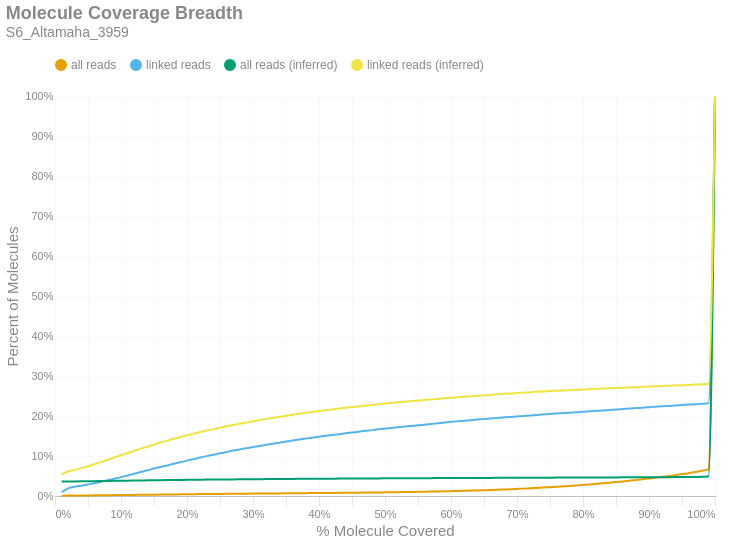

The code cell stored with this chart in its notebook:
### Markdown cell above
### Molecule Read Coverage
This chart shows molecule coverage breadth as computed by the number of bases aligned to that molecule. In other words, "*how much of each unique long molecule is actually sequenced/aligned?*" Keep in mind there is a distinction between sequences and alignments, since some sequences belonging to a particular molecule may not align well and wouldn't appear in the alignment data. This chart also shows molecule coverage breadth as computed by the *inferred fragment* from which the aligned sequences originate. Unlike read coverage, this calculation takes into account the total insert size, including unsequenced gaps between the forward and reverse reads. Like the previous figures, these are cumulative percents.

### Code cell
if SKIPLR:
    print_html(f"Skipped")
else:
    binned_df = consolidated_hist(valids['coverage_bp'], mask, 0.01, True)
    binned_df_inf = consolidated_hist(valids['coverage_inserts'], mask, 0.01, True)
    binned_df = binned_df.with_columns(pl.lit(binned_df_inf['all reads (cumsum)']).alias('all reads (inferred)'))
    binned_df = binned_df.with_columns(pl.lit(binned_df_inf['linked reads (cumsum)']).alias('linked reads (inferred)'))
    binned_df = binned_df.with_columns(
        (pl.col('bin').cast(pl.Float64) + 0.01).alias('right_edge')
    )

    with SafeRender(binned_df):
        (
            density_plot(binned_df, 'Molecule Coverage Breadth', samplename, 'molcov', ['all reads (inferred)','linked reads (inferred)'])
            .encode(
                #x=alt.X('bin:Q', title="% Molecule Covered").axis(format = '%').scale(padding=0),
                x=alt.X('right_edge:Q', title="% Molecule Covered").axis(format='%').scale(padding=0),
                y=alt.Y('value:Q', title='Percent of Molecules')
                    .axis(format='%')
                    .stack(False)
                    .scale(domainMin=0, padding=0),
                color=alt.Color("key:N").scale(domain = ["all reads", "linked reads", "all reads (inferred)", "linked reads (inferred)"]),
                tooltip = [
                    alt.Tooltip("key:N", title = "Data Type"),
                    alt.Tooltip("range_label:N", title="% Molecule Covered"),
                    alt.Tooltip("value:Q", format = ".2%", title="% Molecules")
                ]
            )
        ).display()

### Figure 1 — Vega-Lite specification as saved in the notebook (floating-point values rounded to 4 significant figures)
{"width": "container", "height": 400, "config": {"title": {"anchor": "start", "dy": -15, "fontSize": 18, "color": "#888888", "subtitleColor": "#888888", "subtitleFontSize": 14}, "arc": {"fill": "#0072B2"}, "axis": {"domainColor": "#888888", "domainWidth": 0.5, "gridWidth": 0.2, "grid": false, "titleFontWeight": 400, "titleFontSize": 15, "labelFontSize": 11, "labelColor": "#888888", "tickColor": "#888888", "tickWidth": 0.2, "titleColor": "#888888"}, "axisBand": {"grid": false}, "axisX": {"grid": true, "tickSize": 10, "domainCap": "round"}, "axisY": {"domain": false, "grid": true, "tickSize": 0, "domainCap": "round"}, "background": "transparent", "header": {"labelFontSize": 15, "labelColor": "#888888", "titleFontSize": 15, "titleFontWeight": 600, "titleColor": "#888888"}, "legend": {"labelFont": "sans-serif", "labelFontSize": 12, "labelColor": "#888888", "symbolSize": 100, "symbolType": "circle", "titleFontSize": 12, "titlePadding": 10, "titleColor": "#888888", "title": null, "orient": "top"}, "range": {"category": ["#E69F00", "#56B4E9", "#009E73", "#F0E442", "#0072B2", "#D55E00", "#CC79A7", "#000000"], "diverging": ["#cfe8f3", "#a2d4ec", "#73bfe2", "#46abdb", "#1696d2", "#12719e"]}, "area": {"fill": "#0072B2", "fillOpacity": 0.7, "line": true, "strokeOpacity": 0.7}, "line": {"color": "#0072B2", "stroke": "#0072B2", "strokeWidth": 2}, "trail": {"color": "#0072B2", "stroke": "#0072B2", "strokeWidth": 0, "size": 1}, "point": {"filled": true, "fillOpacity": 1.0, "size": 95}, "text": {"color": "#888888", "fontSize": 11, "align": "right", "fontWeight": 400, "size": 11}, "bar": {"fill": "#0072B2", "stroke": null}, "view": {"stroke": null, "continuousWidth": 660, "continuousHeight": 400}}, "data": {"name": "data-6511470c62c84f540f448e058c0c20a6"}, "mark": {"type": "line", "interpolate": "monotone", "point": {"opacity": 0, "size": 275}}, "encoding": {"color": {"field": "key", "scale": {"domain": ["all reads", "linked reads", "all reads (inferred)", "linked reads (inferred)"]}, "type": "nominal"}, "tooltip": [{"field": "key", "title": "Data Type", "type": "nominal"}, {"field": "range_label", "title": "% Molecule Covered", "type": "nominal"}, {"field": "value", "format": ".2%", "title": "% Molecules", "type": "quantitative"}], "x": {"axis": {"format": "%"}, "field": "right_edge", "scale": {"padding": 0}, "title": "% Molecule Covered", "type": "quantitative"}, "y": {"axis": {"format": "%"}, "field": "value", "scale": {"domainMin": 0, "padding": 0}, "stack": false, "title": "Percent of Molecules", "type": "quantitative"}}, "params": [{"name": "param_c36ac31b6afebe62", "select": {"type": "point", "fields": ["key"]}, "bind": "legend"}], "title": {"text": "Molecule Coverage Breadth", "subtitle": "S6_Altamaha_3959"}, "transform": [{"fold": ["all reads (cumsum)", "linked reads (cumsum)", "all reads (inferred)", "linked reads (inferred)"]}, {"calculate": "replace(datum.key, ' (cumsum)', '')", "as": "key"}, {"filter": {"param": "param_c36ac31b6afebe62"}}], "usermeta": {"embedOptions": {"downloadFileName": "S6_Altamaha_3959.molcov"}}, "$schema": "https://vega.github.io/schema/vega-lite/v6.1.0.json", "datasets": {"data-6511470c62c84f540f448e058c0c20a6": [{"bin": "0.0", "interval": "0.0-0.01", "all reads": 0.0004742, "linked reads": 0.00943, "all reads (cumsum)": 0.0004742, "linked reads (cumsum)": 0.00943, "range_label": "0.0-0.01", "all reads (inferred)": 0.03594, "linked reads (inferred)": 0.05443, "right_edge": 0.01}, {"bin": "0.01", "interval": "0.01-0.02", "all reads": 0.0004718, "linked reads": 0.009674, "all reads (cumsum)": 0.000946, "linked reads (cumsum)": 0.0191, "range_label": "0.01-0.02", "all reads (inferred)": 0.03625, "linked reads (inferred)": 0.06131, "right_edge": 0.02}, {"bin": "0.02", "interval": "0.02-0.03", "all reads": 0.0002137, "linked reads": 0.004019, "all reads (cumsum)": 0.00116, "linked reads (cumsum)": 0.02312, "range_label": "0.02-0.03", "all reads (inferred)": 0.03644, "linked reads (inferred)": 0.06537, "right_edge": 0.03}, {"bin": "0.03", "interval": "0.03-0.04", "all reads": 0.0001498, "linked reads": 0.002672, "all reads (cumsum)": 0.001309, "linked reads (cumsum)": 0.02579, "range_label": "0.03-0.04", "all reads (inferred)": 0.03665, "linked reads (inferred)": 0.06968, "right_edge": 0.04}, {"bin": "0.04", "interval": "0.04-0.05", "all reads": 0.0001659, "linked reads": 0.003017, "all reads (cumsum)": 0.001475, "linked reads (cumsum)": 0.02881, "range_label": "0.04-0.05", "all reads (inferred)": 0.03686, "linked reads (inferred)": 0.07442, "right_edge": 0.05}, {"bin": "0.05", "interval": "0.05-0.06", "all reads": 0.000159, "linked reads": 0.003106, "all reads (cumsum)": 0.001634, "linked reads (cumsum)": 0.03192, "range_label": "0.05-0.06", "all reads (inferred)": 0.03711, "linked reads (inferred)": 0.07972, "right_edge": 0.06}, {"bin": "0.06", "interval": "0.06-0.07", "all reads": 0.00018, "linked reads": 0.003741, "all reads (cumsum)": 0.001814, "linked reads (cumsum)": 0.03566, "range_label": "0.06-0.07", "all reads (inferred)": 0.03737, "linked reads (inferred)": 0.08528, "right_edge": 0.07}, {"bin": "0.07", "interval": "0.07-0.08", "all reads": 0.0001834, "linked reads": 0.003774, "all reads (cumsum)": 0.001998, "linked reads (cumsum)": 0.03943, "range_label": "0.07-0.08", "all reads (inferred)": 0.03762, "linked reads (inferred)": 0.09069, "right_edge": 0.08}, {"bin": "0.08", "interval": "0.08-0.09", "all reads": 0.0001966, "linked reads": 0.003986, "all reads (cumsum)": 0.002194, "linked reads (cumsum)": 0.04342, "range_label": "0.08-0.09", "all reads (inferred)": 0.03787, "linked reads (inferred)": 0.09639, "right_edge": 0.09}, {"bin": "0.09", "interval": "0.09-0.1", "all reads": 0.0001834, "linked reads": 0.003763, "all reads (cumsum)": 0.002378, "linked reads (cumsum)": 0.04718, "range_label": "0.09-0.1", "all reads (inferred)": 0.03813, "linked reads (inferred)": 0.1019, "right_edge": 0.1}, {"bin": "0.1", "interval": "0.1-0.11", "all reads": 0.0001952, "linked reads": 0.00403, "all reads (cumsum)": 0.002573, "linked reads (cumsum)": 0.05121, "range_label": "0.1-0.11", "all reads (inferred)": 0.03836, "linked reads (inferred)": 0.1072, "right_edge": 0.11}, {"bin": "0.11", "interval": "0.11-0.12", "all reads": 0.0002069, "linked reads": 0.004264, "all reads (cumsum)": 0.00278, "linked reads (cumsum)": 0.05548, "range_label": "0.11-0.12", "all reads (inferred)": 0.03863, "linked reads (inferred)": 0.1129, "right_edge": 0.12}, {"bin": "0.12", "interval": "0.12-0.13", "all reads": 0.0002064, "linked reads": 0.004386, "all reads (cumsum)": 0.002986, "linked reads (cumsum)": 0.05986, "range_label": "0.12-0.13", "all reads (inferred)": 0.03888, "linked reads (inferred)": 0.1184, "right_edge": 0.13}, {"bin": "0.13", "interval": "0.13-0.14", "all reads": 0.0002078, "linked reads": 0.004342, "all reads (cumsum)": 0.003194, "linked reads (cumsum)": 0.0642, "range_label": "0.13-0.14", "all reads (inferred)": 0.0391, "linked reads (inferred)": 0.1233, "right_edge": 0.14}, {"bin": "0.14", "interval": "0.14-0.15", "all reads": 0.0002059, "linked reads": 0.00442, "all reads (cumsum)": 0.0034, "linked reads (cumsum)": 0.06862, "range_label": "0.14-0.15", "all reads (inferred)": 0.03934, "linked reads (inferred)": 0.1287, "right_edge": 0.15}, {"bin": "0.15", "interval": "0.15-0.16", "all reads": 0.0001883, "linked reads": 0.003885, "all reads (cumsum)": 0.003588, "linked reads (cumsum)": 0.07251, "range_label": "0.15-0.16", "all reads (inferred)": 0.03958, "linked reads (inferred)": 0.1338, "right_edge": 0.16}, {"bin": "0.16", "interval": "0.16-0.17", "all reads": 0.0001825, "linked reads": 0.003897, "all reads (cumsum)": 0.003771, "linked reads (cumsum)": 0.0764, "range_label": "0.16-0.17", "all reads (inferred)": 0.03979, "linked reads (inferred)": 0.1385, "right_edge": 0.17}, {"bin": "0.17", "interval": "0.17-0.18", "all reads": 0.0001942, "linked reads": 0.004119, "all reads (cumsum)": 0.003965, "linked reads (cumsum)": 0.08052, "range_label": "0.17-0.18", "all reads (inferred)": 0.04, "linked reads (inferred)": 0.1431, "right_edge": 0.18}, {"bin": "0.18", "interval": "0.18-0.19", "all reads": 0.0001873, "linked reads": 0.003941, "all reads (cumsum)": 0.004152, "linked reads (cumsum)": 0.08447, "range_label": "0.18-0.19", "all reads (inferred)": 0.04019, "linked reads (inferred)": 0.1473, "right_edge": 0.19}, {"bin": "0.19", "interval": "0.19-0.2", "all reads": 0.0001893, "linked reads": 0.003974, "all reads (cumsum)": 0.004342, "linked reads (cumsum)": 0.08844, "range_label": "0.19-0.2", "all reads (inferred)": 0.0404, "linked reads (inferred)": 0.1519, "right_edge": 0.2}, {"bin": "0.2", "interval": "0.2-0.21", "all reads": 0.0001791, "linked reads": 0.003785, "all reads (cumsum)": 0.004521, "linked reads (cumsum)": 0.09222, "range_label": "0.2-0.21", "all reads (inferred)": 0.04059, "linked reads (inferred)": 0.156, "right_edge": 0.21}, {"bin": "0.21", "interval": "0.21-0.22", "all reads": 0.0001859, "linked reads": 0.003941, "all reads (cumsum)": 0.004707, "linked reads (cumsum)": 0.09617, "range_label": "0.21-0.22", "all reads (inferred)": 0.04076, "linked reads (inferred)": 0.1598, "right_edge": 0.22}, {"bin": "0.22", "interval": "0.22-0.23", "all reads": 0.0001678, "linked reads": 0.003551, "all reads (cumsum)": 0.004874, "linked reads (cumsum)": 0.09972, "range_label": "0.22-0.23", "all reads (inferred)": 0.04094, "linked reads (inferred)": 0.1638, "right_edge": 0.23}, {"bin": "0.23", "interval": "0.23-0.24", "all reads": 0.0001581, "linked reads": 0.003217, "all reads (cumsum)": 0.005032, "linked reads (cumsum)": 0.1029, "range_label": "0.23-0.24", "all reads (inferred)": 0.04109, "linked reads (inferred)": 0.1672, "right_edge": 0.24}, {"bin": "0.24", "interval": "0.24-0.25", "all reads": 0.0001781, "linked reads": 0.003785, "all reads (cumsum)": 0.005211, "linked reads (cumsum)": 0.1067, "range_label": "0.24-0.25", "all reads (inferred)": 0.04125, "linked reads (inferred)": 0.1707, "right_edge": 0.25}, {"bin": "0.25", "interval": "0.25-0.26", "all reads": 0.0001659, "linked reads": 0.003418, "all reads (cumsum)": 0.005376, "linked reads (cumsum)": 0.1101, "range_label": "0.25-0.26", "all reads (inferred)": 0.04141, "linked reads (inferred)": 0.1742, "right_edge": 0.26}, {"bin": "0.26", "interval": "0.26-0.27", "all reads": 0.0001649, "linked reads": 0.003429, "all reads (cumsum)": 0.005541, "linked reads (cumsum)": 0.1136, "range_label": "0.26-0.27", "all reads (inferred)": 0.04156, "linked reads (inferred)": 0.1774, "right_edge": 0.27}, {"bin": "0.27", "interval": "0.27-0.28", "all reads": 0.0001508, "linked reads": 0.002995, "all reads (cumsum)": 0.005692, "linked reads (cumsum)": 0.1166, "range_label": "0.27-0.28", "all reads (inferred)": 0.04171, "linked reads (inferred)": 0.1807, "right_edge": 0.28}, {"bin": "0.28", "interval": "0.28-0.29", "all reads": 0.0001444, "linked reads": 0.002906, "all reads (cumsum)": 0.005837, "linked reads (cumsum)": 0.1195, "range_label": "0.28-0.29", "all reads (inferred)": 0.04184, "linked reads (inferred)": 0.1836, "right_edge": 0.29}, {"bin": "0.29", "interval": "0.29-0.3", "all reads": 0.0001488, "linked reads": 0.002872, "all reads (cumsum)": 0.005985, "linked reads (cumsum)": 0.1223, "range_label": "0.29-0.3", "all reads (inferred)": 0.04199, "linked reads (inferred)": 0.1869, "right_edge": 0.3}, {"bin": "0.3", "interval": "0.3-0.31", "all reads": 0.0001488, "linked reads": 0.002872, "all reads (cumsum)": 0.006134, "linked reads (cumsum)": 0.1252, "range_label": "0.3-0.31", "all reads (inferred)": 0.04213, "linked reads (inferred)": 0.1899, "right_edge": 0.31}, {"bin": "0.31", "interval": "0.31-0.32", "all reads": 0.0001415, "linked reads": 0.002739, "all reads (cumsum)": 0.006276, "linked reads (cumsum)": 0.128, "range_label": "0.31-0.32", "all reads (inferred)": 0.04226, "linked reads (inferred)": 0.1928, "right_edge": 0.32}, {"bin": "0.32", "interval": "0.32-0.33", "all reads": 0.0001386, "linked reads": 0.002694, "all reads (cumsum)": 0.006414, "linked reads (cumsum)": 0.1306, "range_label": "0.32-0.33", "all reads (inferred)": 0.04238, "linked reads (inferred)": 0.1954, "right_edge": 0.33}, {"bin": "0.33", "interval": "0.33-0.34", "all reads": 0.0001473, "linked reads": 0.00275, "all reads (cumsum)": 0.006561, "linked reads (cumsum)": 0.1334, "range_label": "0.33-0.34", "all reads (inferred)": 0.0425, "linked reads (inferred)": 0.1979, "right_edge": 0.34}, {"bin": "0.34", "interval": "0.34-0.35", "all reads": 0.0001508, "linked reads": 0.002616, "all reads (cumsum)": 0.006712, "linked reads (cumsum)": 0.136, "range_label": "0.34-0.35", "all reads (inferred)": 0.04262, "linked reads (inferred)": 0.2004, "right_edge": 0.35}, {"bin": "0.35", "interval": "0.35-0.36", "all reads": 0.0001376, "linked reads": 0.002505, "all reads (cumsum)": 0.00685, "linked reads (cumsum)": 0.1385, "range_label": "0.35-0.36", "all reads (inferred)": 0.04274, "linked reads (inferred)": 0.2032, "right_edge": 0.36}, {"bin": "0.36", "interval": "0.36-0.37", "all reads": 0.0001483, "linked reads": 0.002728, "all reads (cumsum)": 0.006998, "linked reads (cumsum)": 0.1412, "range_label": "0.36-0.37", "all reads (inferred)": 0.04285, "linked reads (inferred)": 0.2054, "right_edge": 0.37}, {"bin": "0.37", "interval": "0.37-0.38", "all reads": 0.0001376, "linked reads": 0.002427, "all reads (cumsum)": 0.007136, "linked reads (cumsum)": 0.1437, "range_label": "0.37-0.38", "all reads (inferred)": 0.04297, "linked reads (inferred)": 0.2078, "right_edge": 0.38}, {"bin": "0.38", "interval": "0.38-0.39", "all reads": 0.0001342, "linked reads": 0.002149, "all reads (cumsum)": 0.00727, "linked reads (cumsum)": 0.1458, "range_label": "0.38-0.39", "all reads (inferred)": 0.04308, "linked reads (inferred)": 0.2103, "right_edge": 0.39}, {"bin": "0.39", "interval": "0.39-0.4", "all reads": 0.0001395, "linked reads": 0.002271, "all reads (cumsum)": 0.007409, "linked reads (cumsum)": 0.1481, "range_label": "0.39-0.4", "all reads (inferred)": 0.04318, "linked reads (inferred)": 0.2125, "right_edge": 0.4}, {"bin": "0.4", "interval": "0.4-0.41", "all reads": 0.0001425, "linked reads": 0.00226, "all reads (cumsum)": 0.007552, "linked reads (cumsum)": 0.1503, "range_label": "0.4-0.41", "all reads (inferred)": 0.04328, "linked reads (inferred)": 0.2144, "right_edge": 0.41}, {"bin": "0.41", "interval": "0.41-0.42", "all reads": 0.0001473, "linked reads": 0.002282, "all reads (cumsum)": 0.007699, "linked reads (cumsum)": 0.1526, "range_label": "0.41-0.42", "all reads (inferred)": 0.04338, "linked reads (inferred)": 0.2165, "right_edge": 0.42}, {"bin": "0.42", "interval": "0.42-0.43", "all reads": 0.00014, "linked reads": 0.00187, "all reads (cumsum)": 0.007839, "linked reads (cumsum)": 0.1545, "range_label": "0.42-0.43", "all reads (inferred)": 0.04348, "linked reads (inferred)": 0.2185, "right_edge": 0.43}, {"bin": "0.43", "interval": "0.43-0.44", "all reads": 0.0001566, "linked reads": 0.002138, "all reads (cumsum)": 0.007996, "linked reads (cumsum)": 0.1566, "range_label": "0.43-0.44", "all reads (inferred)": 0.04357, "linked reads (inferred)": 0.2204, "right_edge": 0.44}, {"bin": "0.44", "interval": "0.44-0.45", "all reads": 0.0001766, "linked reads": 0.002004, "all reads (cumsum)": 0.008172, "linked reads (cumsum)": 0.1586, "range_label": "0.44-0.45", "all reads (inferred)": 0.04366, "linked reads (inferred)": 0.2222, "right_edge": 0.45}, {"bin": "0.45", "interval": "0.45-0.46", "all reads": 0.0001586, "linked reads": 0.001937, "all reads (cumsum)": 0.008331, "linked reads (cumsum)": 0.1606, "range_label": "0.45-0.46", "all reads (inferred)": 0.04375, "linked reads (inferred)": 0.224, "right_edge": 0.46}, {"bin": "0.46", "interval": "0.46-0.47", "all reads": 0.0001971, "linked reads": 0.002293, "all reads (cumsum)": 0.008528, "linked reads (cumsum)": 0.1629, "range_label": "0.46-0.47", "all reads (inferred)": 0.04384, "linked reads (inferred)": 0.2257, "right_edge": 0.47}, {"bin": "0.47", "interval": "0.47-0.48", "all reads": 0.0001849, "linked reads": 0.001804, "all reads (cumsum)": 0.008713, "linked reads (cumsum)": 0.1647, "range_label": "0.47-0.48", "all reads (inferred)": 0.04392, "linked reads (inferred)": 0.2275, "right_edge": 0.48}, {"bin": "0.48", "interval": "0.48-0.49", "all reads": 0.0002156, "linked reads": 0.001971, "all reads (cumsum)": 0.008929, "linked reads (cumsum)": 0.1666, "range_label": "0.48-0.49", "all reads (inferred)": 0.04402, "linked reads (inferred)": 0.2294, "right_edge": 0.49}, {"bin": "0.49", "interval": "0.49-0.5", "all reads": 0.0002308, "linked reads": 0.002004, "all reads (cumsum)": 0.009159, "linked reads (cumsum)": 0.1687, "range_label": "0.49-0.5", "all reads (inferred)": 0.04412, "linked reads (inferred)": 0.2313, "right_edge": 0.5}, {"bin": "0.5", "interval": "0.5-0.51", "all reads": 0.0002049, "linked reads": 0.001481, "all reads (cumsum)": 0.009364, "linked reads (cumsum)": 0.1701, "range_label": "0.5-0.51", "all reads (inferred)": 0.04419, "linked reads (inferred)": 0.2328, "right_edge": 0.51}, {"bin": "0.51", "interval": "0.51-0.52", "all reads": 0.0002327, "linked reads": 0.00177, "all reads (cumsum)": 0.009597, "linked reads (cumsum)": 0.1719, "range_label": "0.51-0.52", "all reads (inferred)": 0.04427, "linked reads (inferred)": 0.2342, "right_edge": 0.52}, {"bin": "0.52", "interval": "0.52-0.53", "all reads": 0.0002532, "linked reads": 0.001659, "all reads (cumsum)": 0.00985, "linked reads (cumsum)": 0.1736, "range_label": "0.52-0.53", "all reads (inferred)": 0.04435, "linked reads (inferred)": 0.2358, "right_edge": 0.53}, {"bin": "0.53", "interval": "0.53-0.54", "all reads": 0.0002483, "linked reads": 0.001592, "all reads (cumsum)": 0.0101, "linked reads (cumsum)": 0.1752, "range_label": "0.53-0.54", "all reads (inferred)": 0.04444, "linked reads (inferred)": 0.2375, "right_edge": 0.54}, {"bin": "0.54", "interval": "0.54-0.55", "all reads": 0.0002859, "linked reads": 0.001703, "all reads (cumsum)": 0.01038, "linked reads (cumsum)": 0.1769, "range_label": "0.54-0.55", "all reads (inferred)": 0.04451, "linked reads (inferred)": 0.2388, "right_edge": 0.55}, {"bin": "0.55", "interval": "0.55-0.56", "all reads": 0.0003113, "linked reads": 0.001492, "all reads (cumsum)": 0.0107, "linked reads (cumsum)": 0.1783, "range_label": "0.55-0.56", "all reads (inferred)": 0.04459, "linked reads (inferred)": 0.2402, "right_edge": 0.56}, {"bin": "0.56", "interval": "0.56-0.57", "all reads": 0.0003171, "linked reads": 0.001614, "all reads (cumsum)": 0.01101, "linked reads (cumsum)": 0.18, "range_label": "0.56-0.57", "all reads (inferred)": 0.04466, "linked reads (inferred)": 0.2415, "right_edge": 0.57}, {"bin": "0.57", "interval": "0.57-0.58", "all reads": 0.0003508, "linked reads": 0.001837, "all reads (cumsum)": 0.01136, "linked reads (cumsum)": 0.1818, "range_label": "0.57-0.58", "all reads (inferred)": 0.04473, "linked reads (inferred)": 0.2428, "right_edge": 0.58}, {"bin": "0.58", "interval": "0.58-0.59", "all reads": 0.0003654, "linked reads": 0.00167, "all reads (cumsum)": 0.01173, "linked reads (cumsum)": 0.1835, "range_label": "0.58-0.59", "all reads (inferred)": 0.04481, "linked reads (inferred)": 0.2441, "right_edge": 0.59}, {"bin": "0.59", "interval": "0.59-0.6", "all reads": 0.0004308, "linked reads": 0.001859, "all reads (cumsum)": 0.01216, "linked reads (cumsum)": 0.1853, "range_label": "0.59-0.6", "all reads (inferred)": 0.04489, "linked reads (inferred)": 0.2456, "right_edge": 0.6}, {"bin": "0.6", "interval": "0.6-0.61", "all reads": 0.0004005, "linked reads": 0.001547, "all reads (cumsum)": 0.01256, "linked reads (cumsum)": 0.1869, "range_label": "0.6-0.61", "all reads (inferred)": 0.04496, "linked reads (inferred)": 0.2469, "right_edge": 0.61}, {"bin": "0.61", "interval": "0.61-0.62", "all reads": 0.0004406, "linked reads": 0.001458, "all reads (cumsum)": 0.013, "linked reads (cumsum)": 0.1883, "range_label": "0.61-0.62", "all reads (inferred)": 0.04503, "linked reads (inferred)": 0.2481, "right_edge": 0.62}, {"bin": "0.62", "interval": "0.62-0.63", "all reads": 0.0004562, "linked reads": 0.001269, "all reads (cumsum)": 0.01346, "linked reads (cumsum)": 0.1896, "range_label": "0.62-0.63", "all reads (inferred)": 0.04508, "linked reads (inferred)": 0.2492, "right_edge": 0.63}, {"bin": "0.63", "interval": "0.63-0.64", "all reads": 0.000483, "linked reads": 0.00147, "all reads (cumsum)": 0.01394, "linked reads (cumsum)": 0.1911, "range_label": "0.63-0.64", "all reads (inferred)": 0.04515, "linked reads (inferred)": 0.2504, "right_edge": 0.64}, {"bin": "0.64", "interval": "0.64-0.65", "all reads": 0.0005533, "linked reads": 0.001369, "all reads (cumsum)": 0.01449, "linked reads (cumsum)": 0.1924, "range_label": "0.64-0.65", "all reads (inferred)": 0.04522, "linked reads (inferred)": 0.2516, "right_edge": 0.65}, {"bin": "0.65", "interval": "0.65-0.66", "all reads": 0.0005664, "linked reads": 0.001291, "all reads (cumsum)": 0.01506, "linked reads (cumsum)": 0.1937, "range_label": "0.65-0.66", "all reads (inferred)": 0.04529, "linked reads (inferred)": 0.2528, "right_edge": 0.66}, {"bin": "0.66", "interval": "0.66-0.67", "all reads": 0.0006181, "linked reads": 0.001325, "all reads (cumsum)": 0.01568, "linked reads (cumsum)": 0.1951, "range_label": "0.66-0.67", "all reads (inferred)": 0.04537, "linked reads (inferred)": 0.2542, "right_edge": 0.67}, {"bin": "0.67", "interval": "0.67-0.68", "all reads": 0.0006464, "linked reads": 0.001258, "all reads (cumsum)": 0.01632, "linked reads (cumsum)": 0.1963, "range_label": "0.67-0.68", "all reads (inferred)": 0.04544, "linked reads (inferred)": 0.2554, "right_edge": 0.68}, {"bin": "0.68", "interval": "0.68-0.69", "all reads": 0.0006469, "linked reads": 0.001247, "all reads (cumsum)": 0.01697, "linked reads (cumsum)": 0.1976, "range_label": "0.68-0.69", "all reads (inferred)": 0.0455, "linked reads (inferred)": 0.2565, "right_edge": 0.69}, {"bin": "0.69", "interval": "0.69-0.7", "all reads": 0.0007226, "linked reads": 0.00118, "all reads (cumsum)": 0.01769, "linked reads (cumsum)": 0.1987, "range_label": "0.69-0.7", "all reads (inferred)": 0.04556, "linked reads (inferred)": 0.2574, "right_edge": 0.7}, {"bin": "0.7", "interval": "0.7-0.71", "all reads": 0.0007421, "linked reads": 0.001291, "all reads (cumsum)": 0.01844, "linked reads (cumsum)": 0.2, "range_label": "0.7-0.71", "all reads (inferred)": 0.04563, "linked reads (inferred)": 0.2584, "right_edge": 0.71}, {"bin": "0.71", "interval": "0.71-0.72", "all reads": 0.0008084, "linked reads": 0.00118, "all reads (cumsum)": 0.01924, "linked reads (cumsum)": 0.2012, "range_label": "0.71-0.72", "all reads (inferred)": 0.0457, "linked reads (inferred)": 0.2596, "right_edge": 0.72}, {"bin": "0.72", "interval": "0.72-0.73", "all reads": 0.0008914, "linked reads": 0.001369, "all reads (cumsum)": 0.02014, "linked reads (cumsum)": 0.2026, "range_label": "0.72-0.73", "all reads (inferred)": 0.04576, "linked reads (inferred)": 0.2605, "right_edge": 0.73}, {"bin": "0.73", "interval": "0.73-0.74", "all reads": 0.0009065, "linked reads": 0.001225, "all reads (cumsum)": 0.02104, "linked reads (cumsum)": 0.2038, "range_label": "0.73-0.74", "all reads (inferred)": 0.04583, "linked reads (inferred)": 0.2614, "right_edge": 0.74}, {"bin": "0.74", "interval": "0.74-0.75", "all reads": 0.001047, "linked reads": 0.001202, "all reads (cumsum)": 0.02209, "linked reads (cumsum)": 0.205, "range_label": "0.74-0.75", "all reads (inferred)": 0.04589, "linked reads (inferred)": 0.2622, "right_edge": 0.75}, {"bin": "0.75", "interval": "0.75-0.76", "all reads": 0.001026, "linked reads": 0.001191, "all reads (cumsum)": 0.02312, "linked reads (cumsum)": 0.2062, "range_label": "0.75-0.76", "all reads (inferred)": 0.04594, "linked reads (inferred)": 0.263, "right_edge": 0.76}, {"bin": "0.76", "interval": "0.76-0.77", "all reads": 0.001085, "linked reads": 0.001069, "all reads (cumsum)": 0.0242, "linked reads (cumsum)": 0.2073, "range_label": "0.76-0.77", "all reads (inferred)": 0.046, "linked reads (inferred)": 0.2639, "right_edge": 0.77}, {"bin": "0.77", "interval": "0.77-0.78", "all reads": 0.001101, "linked reads": 0.001124, "all reads (cumsum)": 0.0253, "linked reads (cumsum)": 0.2084, "range_label": "0.77-0.78", "all reads (inferred)": 0.04606, "linked reads (inferred)": 0.2646, "right_edge": 0.78}, {"bin": "0.78", "interval": "0.78-0.79", "all reads": 0.00118, "linked reads": 0.0009797, "all reads (cumsum)": 0.02648, "linked reads (cumsum)": 0.2094, "range_label": "0.78-0.79", "all reads (inferred)": 0.04611, "linked reads (inferred)": 0.2654, "right_edge": 0.79}, {"bin": "0.79", "interval": "0.79-0.8", "all reads": 0.001325, "linked reads": 0.001392, "all reads (cumsum)": 0.02781, "linked reads (cumsum)": 0.2108, "range_label": "0.79-0.8", "all reads (inferred)": 0.04618, "linked reads (inferred)": 0.2663, "right_edge": 0.8}, {"bin": "0.8", "interval": "0.8-0.81", "all reads": 0.001222, "linked reads": 0.0009574, "all reads (cumsum)": 0.02903, "linked reads (cumsum)": 0.2117, "range_label": "0.8-0.81", "all reads (inferred)": 0.04624, "linked reads (inferred)": 0.267, "right_edge": 0.81}, {"bin": "0.81", "interval": "0.81-0.82", "all reads": 0.001381, "linked reads": 0.00118, "all reads (cumsum)": 0.03041, "linked reads (cumsum)": 0.2129, "range_label": "0.81-0.82", "all reads (inferred)": 0.0463, "linked reads (inferred)": 0.2678, "right_edge": 0.82}, {"bin": "0.82", "interval": "0.82-0.83", "all reads": 0.001405, "linked reads": 0.0009352, "all reads (cumsum)": 0.03181, "linked reads (cumsum)": 0.2138, "range_label": "0.82-0.83", "all reads (inferred)": 0.04637, "linked reads (inferred)": 0.2685, "right_edge": 0.83}, {"bin": "0.83", "interval": "0.83-0.84", "all reads": 0.001462, "linked reads": 0.001314, "all reads (cumsum)": 0.03328, "linked reads (cumsum)": 0.2152, "range_label": "0.83-0.84", "all reads (inferred)": 0.04643, "linked reads (inferred)": 0.2692, "right_edge": 0.84}, {"bin": "0.84", "interval": "0.84-0.85", "all reads": 0.00146, "linked reads": 0.001035, "all reads (cumsum)": 0.03474, "linked reads (cumsum)": 0.2162, "range_label": "0.84-0.85", "all reads (inferred)": 0.0465, "linked reads (inferred)": 0.27, "right_edge": 0.85}, {"bin": "0.85", "interval": "0.85-0.86", "all reads": 0.001686, "linked reads": 0.001147, "all reads (cumsum)": 0.03642, "linked reads (cumsum)": 0.2173, "range_label": "0.85-0.86", "all reads (inferred)": 0.04656, "linked reads (inferred)": 0.2707, "right_edge": 0.86}, {"bin": "0.86", "interval": "0.86-0.87", "all reads": 0.001697, "linked reads": 0.00118, "all reads (cumsum)": 0.03812, "linked reads (cumsum)": 0.2185, "range_label": "0.86-0.87", "all reads (inferred)": 0.04663, "linked reads (inferred)": 0.2715, "right_edge": 0.87}, {"bin": "0.87", "interval": "0.87-0.88", "all reads": 0.00178, "linked reads": 0.001247, "all reads (cumsum)": 0.0399, "linked reads (cumsum)": 0.2198, "range_label": "0.87-0.88", "all reads (inferred)": 0.04671, "linked reads (inferred)": 0.2722, "right_edge": 0.88}, {"bin": "0.88", "interval": "0.88-0.89", "all reads": 0.001835, "linked reads": 0.001013, "all reads (cumsum)": 0.04174, "linked reads (cumsum)": 0.2208, "range_label": "0.88-0.89", "all reads (inferred)": 0.04679, "linked reads (inferred)": 0.273, "right_edge": 0.89}, {"bin": "0.89", "interval": "0.89-0.9", "all reads": 0.001978, "linked reads": 0.001202, "all reads (cumsum)": 0.04371, "linked reads (cumsum)": 0.222, "range_label": "0.89-0.9", "all reads (inferred)": 0.04686, "linked reads (inferred)": 0.2738, "right_edge": 0.9}, {"bin": "0.9", "interval": "0.9-0.91", "all reads": 0.001967, "linked reads": 0.001202, "all reads (cumsum)": 0.04568, "linked reads (cumsum)": 0.2232, "range_label": "0.9-0.91", "all reads (inferred)": 0.04694, "linked reads (inferred)": 0.2743, "right_edge": 0.91}, {"bin": "0.91", "interval": "0.91-0.92", "all reads": 0.002207, "linked reads": 0.0009686, "all reads (cumsum)": 0.04789, "linked reads (cumsum)": 0.2241, "range_label": "0.91-0.92", "all reads (inferred)": 0.04703, "linked reads (inferred)": 0.275, "right_edge": 0.92}, {"bin": "0.92", "interval": "0.92-0.93", "all reads": 0.002051, "linked reads": 0.00108, "all reads (cumsum)": 0.04994, "linked reads (cumsum)": 0.2252, "range_label": "0.92-0.93", "all reads (inferred)": 0.04713, "linked reads (inferred)": 0.2756, "right_edge": 0.93}, {"bin": "0.93", "interval": "0.93-0.94", "all reads": 0.002275, "linked reads": 0.001069, "all reads (cumsum)": 0.05221, "linked reads (cumsum)": 0.2263, "range_label": "0.93-0.94", "all reads (inferred)": 0.04725, "linked reads (inferred)": 0.2763, "right_edge": 0.94}, {"bin": "0.94", "interval": "0.94-0.95", "all reads": 0.002612, "linked reads": 0.001124, "all reads (cumsum)": 0.05483, "linked reads (cumsum)": 0.2274, "range_label": "0.94-0.95", "all reads (inferred)": 0.04736, "linked reads (inferred)": 0.277, "right_edge": 0.95}, {"bin": "0.95", "interval": "0.95-0.96", "all reads": 0.002313, "linked reads": 0.001024, "all reads (cumsum)": 0.05714, "linked reads (cumsum)": 0.2284, "range_label": "0.95-0.96", "all reads (inferred)": 0.04751, "linked reads (inferred)": 0.2777, "right_edge": 0.96}, {"bin": "0.96", "interval": "0.96-0.97", "all reads": 0.00273, "linked reads": 0.001124, "all reads (cumsum)": 0.05987, "linked reads (cumsum)": 0.2296, "range_label": "0.96-0.97", "all reads (inferred)": 0.04768, "linked reads (inferred)": 0.2785, "right_edge": 0.97}, {"bin": "0.97", "interval": "0.97-0.98", "all reads": 0.003316, "linked reads": 0.0009686, "all reads (cumsum)": 0.06318, "linked reads (cumsum)": 0.2305, "range_label": "0.97-0.98", "all reads (inferred)": 0.04796, "linked reads (inferred)": 0.2791, "right_edge": 0.98}, {"bin": "0.98", "interval": "0.98-0.99", "all reads": 0.003309, "linked reads": 0.001158, "all reads (cumsum)": 0.06649, "linked reads (cumsum)": 0.2317, "range_label": "0.98-0.99", "all reads (inferred)": 0.04849, "linked reads (inferred)": 0.2798, "right_edge": 0.99}, {"bin": "0.99", "interval": "0.99-1.0", "all reads": 0.9335, "linked reads": 0.7683, "all reads (cumsum)": 1.0, "linked reads (cumsum)": 1.0, "range_label": "0.99-1.0", "all reads (inferred)": 1.0, "linked reads (inferred)": 1.0, "right_edge": 1.0}]}}
